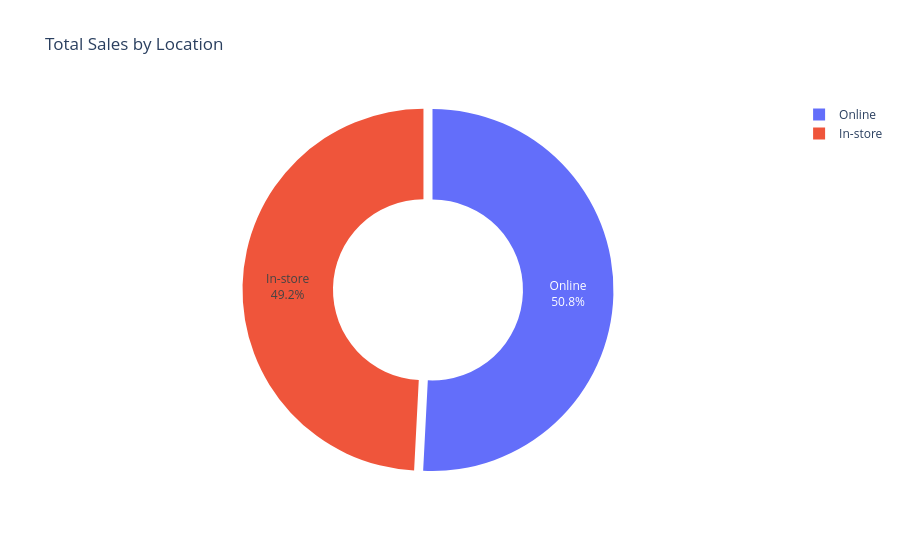

Here is the notebook cell this chart was saved with:
### Markdown cell above
## Sales by Location

This analysis examines how sales vary across locations.

### Code cell
payment_option = df.groupby('Location')['Total Spent'].sum().reset_index()

fig = px.pie(
    payment_option, 
    names='Location',
    values ='Total Spent', 
    hole = 0.5, 
    title='Total Sales by Location'
)

fig.update_traces(textinfo="label+percent", pull=[0.05,0])

# fig.show()

### Figure 1 — Plotly figure (JSON) as saved in the notebook; plotly's stock layout.template omitted (floating-point values rounded to 4 significant figures)
{"data": [{"domain": {"x": [0, 1], "y": [0, 1]}, "hole": 0.5, "hovertemplate": "Location=%{label}<br>Total Spent=%{value}<extra></extra>", "labels": ["In-store", "Online"], "legendgroup": "", "name": "", "pull": [0.05, 0], "showlegend": true, "textinfo": "label+percent", "type": "pie", "values": [789100.0, 815500.0]}], "layout": {"legend": {"tracegroupgap": 0}, "title": {"text": "Total Sales by Location"}}}
